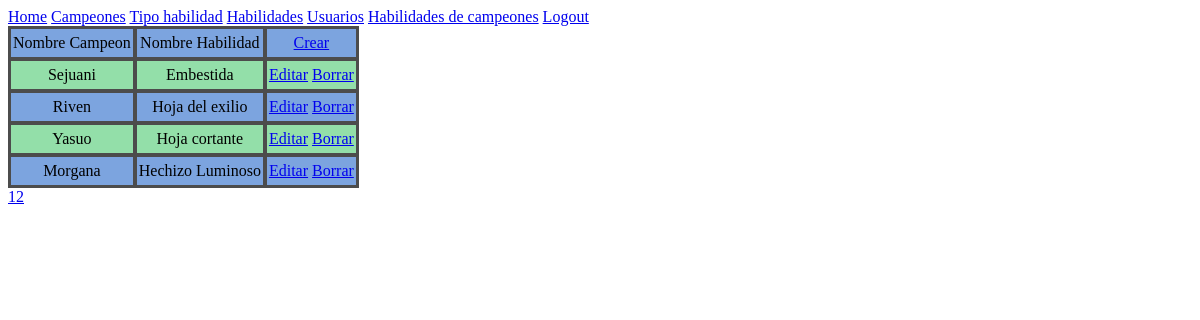
/Pages/HabilidadesCampeonesVistas/VistaHabilidadesCampeones.php (signed in), run on the app's committed database.
### tables this page shows
CREATE TABLE `habilidades_campeones` (
  `id` int(11) NOT NULL,
  `id_campeon` int(11) NOT NULL,
  `id_habilidad` int(11) NOT NULL
);

CREATE TABLE `campeon` (
  `id` int(11) NOT NULL,
  `nombre` varchar(25) NOT NULL,
  `nivel` int(11) NOT NULL,
  `ataque` int(11) NOT NULL,
  `armadura` int(11) NOT NULL,
  `vida` int(11) NOT NULL,
  `id_usuario` int(11) NOT NULL
);

CREATE TABLE `habilidades` (
  `id` int(11) NOT NULL,
  `nombre` varchar(20) NOT NULL,
  `descripcion` varchar(50) NOT NULL,
  `id_tipo_habilidad` int(11) NOT NULL
);

### DB/conectar.php (called while the page is built)
<?php
function conectar() {
	$usuario="Robert";
	$contraseña="Robert123";
	$database ="campeoneslol";
	$host = "localhost";
	try
	{
		$bd = new PDO('mysql:host='.$host.';dbname='.$database, $usuario, $contraseña);
	}
	catch(PDOException $e)
	{
		echo "Error de conexión";
		exit;
	}
	return $bd;
}
?>

### DB/ModelDatosDB.php (called while the page is built, shortened)
<?php
include_once 'C:\xampp\htdocs\M7_Robert_UF1\DB\conectar.php';
class ModelDatosDB {
    protected $bd;
    protected $table = "";
    public function __construct()
    {
        try
        {
            $this->bd = conectar();
        }
        catch(PDOException $e)
        {
            echo "Error de connexió";
            exit;
        }
    }
    public function getAll()
    {
        $sql = "Select * from ".$this->table;
        $query = $this->bd->query($sql);
        $resultat = $query->fetchAll(PDO::FETCH_ASSOC);
        return $resultat;
    }
    public function get($id)
    {
        $sql = "Select * from ".$this->table." where id=:id";
        $ordre = $this->bd->prepare($sql);
        $ordre->bindValue(':id',$id);
        $ordre->execute();
        $resultat = $ordre->fetch(PDO::FETCH_ASSOC);
        return $resultat;
    }
    public function numPages($num_regs)
    {
        $sql = "select count(*),count(*) from ".$this->table;
        $resultat = $this->bd->prepare($sql);
        $resultat->execute();
        $reg = $resultat->fetch(PDO::FETCH_NUM);
        $total_regs = $reg[0];
        $total_pags = ceil($total_regs / $num_regs);
        return $total_pags;
    }
    public function getPage($pagina, $numRegs)
    {
        $inici = ($pagina - 1) * $numRegs;
        $sentencia = $this->bd->prepare("SELECT * from ".$this->table." LIMIT :ini, :numr");
        $sentencia->bindValue(':ini', $inici, PDO::PARAM_INT);
        $sentencia->bindValue(':numr', $numRegs, PDO::PARAM_INT);
        $sentencia->execute();
        $resultat = $sentencia->fetchAll(PDO::FETCH_ASSOC);
        return $resultat;
    }
}

### Pages/HabilidadesCampeonesVistas/VistaHabilidadesCampeones.php (the view, shortened to what this page needs)
<?php
$modelaux1 = new Habilidades();
$modelaux2 = new Campeon();
$model = new HabilidadesCampeones();
$resultat = $model->getAll();
$numeroFilas = 4;
$numPages = $model->numPages($numeroFilas);
$page = 1;
$resultat = $model->getPage($page,$numeroFilas);
?>
<!DOCTYPE html>
<html lang="es">
<head>
</head>
<body>
    <?php
        include_once '..\..\Utilidades\NavBar.php';
    ?>
    <table>
        <tr>
            <td class="b">Nombre Campeon</td>
            <td class="b">Nombre Habilidad</td>
            <td class="b"><a href="./VistaCrearHabilidadCampeon.php">Crear</a></td>
        </tr>
        <?php
        $fila = "a";
        foreach($resultat as $habilidadesCampeones)
        {
        ?>
            <tr>
                <td class="<?php echo $fila; ?>"><?=$modelaux2->get($habilidadesCampeones['id_campeon'])['nombre']?></td>
                <td class="<?php echo $fila; ?>"><?=$modelaux1->get($habilidadesCampeones['id_habilidad'])['nombre']?></td>
                <td class="<?php echo $fila; ?>">
                    <a href=".\VistaEditarHabilidadCampeon.php?id=<?=$habilidadesCampeones['id']?>">Editar</a>
                    <a href="..\..\HabilidadesCampeones\DeleteHabilidadesCampeones.php?id=<?=$habilidadesCampeones['id']?>">Borrar</a>
                </td>
            </tr>
        <?php
            if($fila == "a")
            {
                $fila = "b";
            }
            else
            {
                $fila = "a";
            }
        }
        ?>
    </table>
    <?php
        for ($i=1; $i<=$numPages; $i++)
        {
            ?><a href='VistaHabilidadesCampeones.php?&page=<?php echo $i; ?>' ><?php echo $i; ?></a><?php
        }
    ?>
</body>
</html>

### Pages/HabilidadesCampeonesVistas/VistaHabilidadesCampeones.php (style rules this page uses)
table { background-color: #4c4c4c; }
td { border: 1px solid #4c4c4c; border-spacing: 0; padding: 5px 2px; text-align: center; }
.a { background-color: #a3ffbed1; }
.b { background-color: #87b8ffd1; }

### data on the page
habilidades_campeones: id_campeon.nombre "Sejuani", id_habilidad.nombre "Embestida"
habilidades_campeones: id_campeon.nombre "Riven", id_habilidad.nombre "Hoja del exilio"
habilidades_campeones: id_campeon.nombre "Yasuo", id_habilidad.nombre "Hoja cortante"
habilidades_campeones: id_campeon.nombre "Morgana", id_habilidad.nombre "Hechizo Luminoso"
